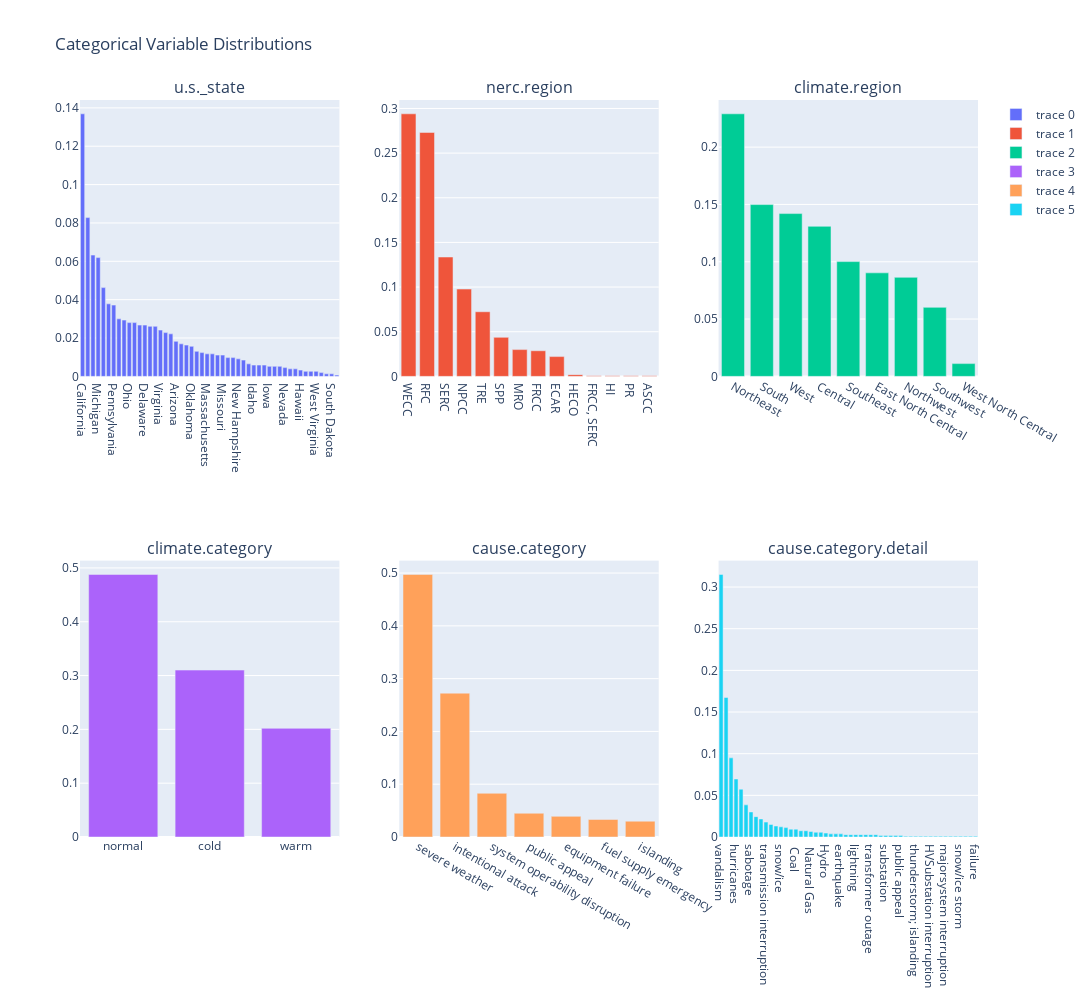

Source (notebook cell):
### Markdown cell above
## Step 3: Assessment of Missingness

### Code cell
categorical_vars, numeric_vars, datetime_vars = get_variable_lists()

n = len(categorical_vars)
rows = (n + 2) // 3
cols = 3

fig = make_subplots(rows=rows, cols=cols, subplot_titles=categorical_vars)

row, col = 1, 1

for var in categorical_vars:
    vc = df[var].value_counts(normalize=True).reset_index()
    vc.columns = [var, 'proportion']
    fig.add_trace(go.Bar(x=vc[var], y=vc['proportion']), row=row, col=col)
    col += 1
    if col > cols:
        col = 1
        row += 1
        
fig.update_layout(height=500 * rows, width=1200, title="Categorical Variable Distributions")
fig.show()
#courtesy plotly subplots reference: https://plotly.com/python/subplots

### Figure 1 — Plotly figure (JSON) as saved in the notebook; plotly's stock layout.template omitted (floating-point values rounded to 4 significant figures)
{"data": [{"type": "bar", "x": ["California", "Texas", "Washington", "Michigan", "New York", "Maryland", "Pennsylvania", "Illinois", "Florida", "Ohio", "Indiana", "Utah", "Delaware", "North Carolina", "Louisiana", "Virginia", "New Jersey", "Tennessee", "Arizona", "Oregon", "Arkansas", "Oklahoma", "Wisconsin", "Maine", "Massachusetts", "Connecticut", "Georgia", "Missouri", "Colorado", "Minnesota", "New Hampshire", "Kentucky", "District of Columbia", "Idaho", "Vermont", "Kansas", "Iowa", "New Mexico", "South Carolina", "Nevada", "Wyoming", "Alabama", "Hawaii", "Nebraska", "Mississippi", "West Virginia", "Montana", "North Dakota", "South Dakota", "Alaska"], "xaxis": "x", "y": [0.1369, 0.08279, 0.06323, 0.06193, 0.04628, 0.03781, 0.03716, 0.02999, 0.02934, 0.02803, 0.02803, 0.02673, 0.02673, 0.02608, 0.02608, 0.02412, 0.02282, 0.02216, 0.01825, 0.01695, 0.0163, 0.01565, 0.01304, 0.01239, 0.01173, 0.01173, 0.01108, 0.01108, 0.009778, 0.009778, 0.009126, 0.008475, 0.006519, 0.005867, 0.005867, 0.005867, 0.005215, 0.005215, 0.005215, 0.004563, 0.003911, 0.003911, 0.003259, 0.002608, 0.002608, 0.002608, 0.001956, 0.001304, 0.001304, 0.0006519], "yaxis": "y"}, {"type": "bar", "x": ["WECC", "RFC", "SERC", "NPCC", "TRE", "SPP", "MRO", "FRCC", "ECAR", "HECO", "FRCC, SERC", "HI", "PR", "ASCC"], "xaxis": "x2", "y": [0.294, 0.2731, 0.1336, 0.09778, 0.07236, 0.04368, 0.02999, 0.02868, 0.02216, 0.001956, 0.0006519, 0.0006519, 0.0006519, 0.0006519], "yaxis": "y2"}, {"type": "bar", "x": ["Northeast", "South", "West", "Central", "Southeast", "East North Central", "Northwest", "Southwest", "West North Central"], "xaxis": "x3", "y": [0.2291, 0.1499, 0.142, 0.1309, 0.1001, 0.09031, 0.08639, 0.06021, 0.01113], "yaxis": "y3"}, {"type": "bar", "x": ["normal", "cold", "warm"], "xaxis": "x4", "y": [0.4879, 0.3102, 0.202], "yaxis": "y4"}, {"type": "bar", "x": ["severe weather", "intentional attack", "system operability disruption", "public appeal", "equipment failure", "fuel supply emergency", "islanding"], "xaxis": "x5", "y": [0.4974, 0.2725, 0.08279, 0.04498, 0.03911, 0.03325, 0.02999], "yaxis": "y5"}, {"type": "bar", "x": ["vandalism", "thunderstorm", "winter storm", "hurricanes", "heavy wind", "storm", "sabotage", "wildfire", "winter", "transmission interruption", "generator trip", "uncontrolled loss", "snow/ice ", "wind/rain", "heatwave", " Coal", "Coal", "tornadoes", " Natural Gas", "transmission trip", "wind storm", "Hydro", "breaker trip", "flooding", "earthquake", "transmission", "hailstorm", "lightning", "wind", "relaying malfunction", "transformer outage", "suspicious activity", "distribution interruption", "substation", "switching", "line fault", "public appeal", "voltage reduction", "fog", "thunderstorm; islanding", "Petroleum", "cables", "HVSubstation interruption", "computer hardware", "plant trip", "majorsystem interruption", "100 MW loadshed", "feeder shutdown", "snow/ice storm", "shed load", " Hydro", "failure"], "xaxis": "x6", "y": [0.3151, 0.1675, 0.09501, 0.06961, 0.05738, 0.03857, 0.0301, 0.02446, 0.02164, 0.01787, 0.01505, 0.01317, 0.01223, 0.01129, 0.009407, 0.009407, 0.007526, 0.007526, 0.006585, 0.005644, 0.005644, 0.004704, 0.003763, 0.003763, 0.003763, 0.002822, 0.002822, 0.002822, 0.002822, 0.002822, 0.002822, 0.002822, 0.001881, 0.001881, 0.001881, 0.001881, 0.001881, 0.0009407, 0.0009407, 0.0009407, 0.0009407, 0.0009407, 0.0009407, 0.0009407, 0.0009407, 0.0009407, 0.0009407, 0.0009407, 0.0009407, 0.0009407, 0.0009407, 0.0009407], "yaxis": "y6"}], "layout": {"annotations": [{"font": {"size": 16}, "showarrow": false, "text": "u.s._state", "x": 0.1444, "xanchor": "center", "xref": "paper", "y": 1, "yanchor": "bottom", "yref": "paper"}, {"font": {"size": 16}, "showarrow": false, "text": "nerc.region", "x": 0.5, "xanchor": "center", "xref": "paper", "y": 1, "yanchor": "bottom", "yref": "paper"}, {"font": {"size": 16}, "showarrow": false, "text": "climate.region", "x": 0.8556, "xanchor": "center", "xref": "paper", "y": 1, "yanchor": "bottom", "yref": "paper"}, {"font": {"size": 16}, "showarrow": false, "text": "climate.category", "x": 0.1444, "xanchor": "center", "xref": "paper", "y": 0.375, "yanchor": "bottom", "yref": "paper"}, {"font": {"size": 16}, "showarrow": false, "text": "cause.category", "x": 0.5, "xanchor": "center", "xref": "paper", "y": 0.375, "yanchor": "bottom", "yref": "paper"}, {"font": {"size": 16}, "showarrow": false, "text": "cause.category.detail", "x": 0.8556, "xanchor": "center", "xref": "paper", "y": 0.375, "yanchor": "bottom", "yref": "paper"}], "height": 1000, "title": {"text": "Categorical Variable Distributions"}, "width": 1200, "xaxis": {"anchor": "y", "autorange": true, "domain": [0, 0.2889], "range": [-0.5, 49.5], "type": "category"}, "xaxis2": {"anchor": "y2", "autorange": true, "domain": [0.3556, 0.6444], "range": [-0.5, 13.5], "type": "category"}, "xaxis3": {"anchor": "y3", "autorange": true, "domain": [0.7111, 1], "range": [-0.5, 8.5], "type": "category"}, "xaxis4": {"anchor": "y4", "autorange": true, "domain": [0, 0.2889], "range": [-0.5, 2.5], "type": "category"}, "xaxis5": {"anchor": "y5", "autorange": true, "domain": [0.3556, 0.6444], "range": [-0.5, 6.5], "type": "category"}, "xaxis6": {"anchor": "y6", "autorange": true, "domain": [0.7111, 1], "range": [-0.5, 51.5], "type": "category"}, "yaxis": {"anchor": "x", "autorange": true, "domain": [0.625, 1], "range": [0, 0.1441], "type": "linear"}, "yaxis2": {"anchor": "x2", "autorange": true, "domain": [0.625, 1], "range": [0, 0.3095], "type": "linear"}, "yaxis3": {"anchor": "x3", "autorange": true, "domain": [0.625, 1], "range": [0, 0.2411], "type": "linear"}, "yaxis4": {"anchor": "x4", "autorange": true, "domain": [0, 0.375], "range": [0, 0.5135], "type": "linear"}, "yaxis5": {"anchor": "x5", "autorange": true, "domain": [0, 0.375], "range": [0, 0.5236], "type": "linear"}, "yaxis6": {"anchor": "x6", "autorange": true, "domain": [0, 0.375], "range": [0, 0.3317], "type": "linear"}}}
